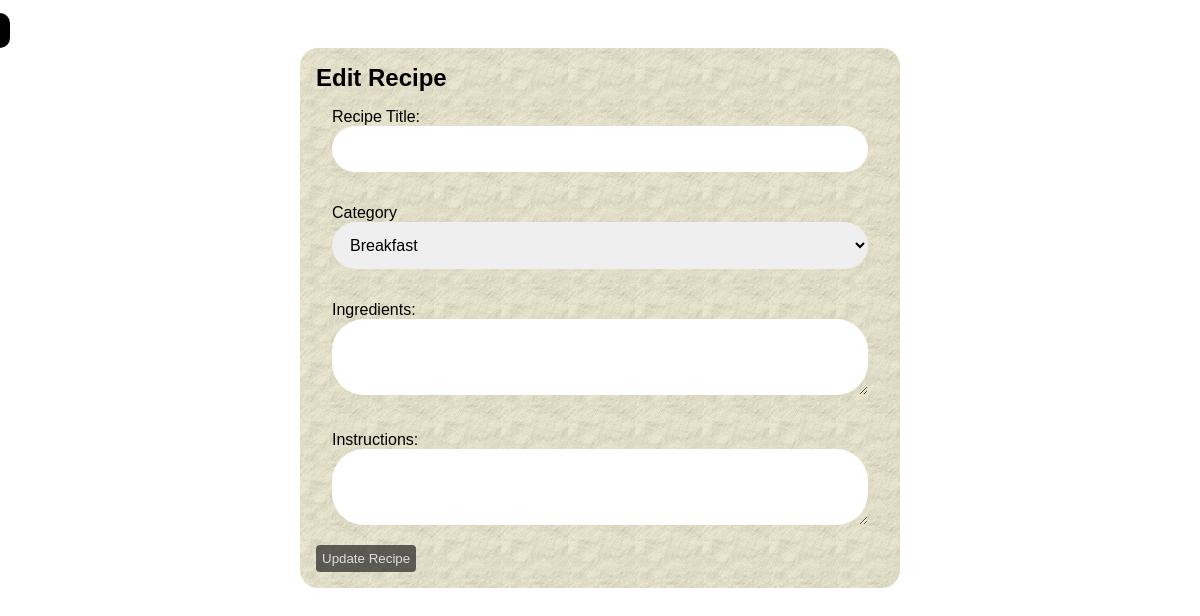
Page /recipe/edit_recipe/14 on the earlier database version.
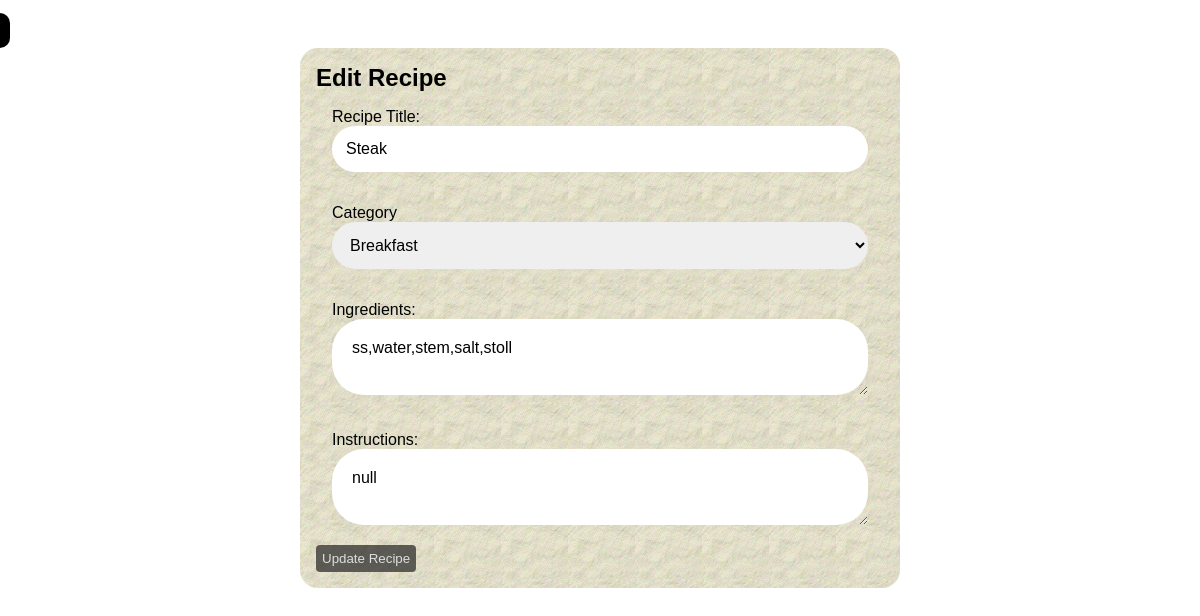
Same page on the later database version.
### tables this page shows
CREATE TABLE recipes (
    id INTEGER PRIMARY KEY AUTOINCREMENT,
    title TEXT NOT NULL,
    instructions TEXT NOT NULL,
    ingredients TEXT NOT NULL,
    image_url TEXT
, category TEXT);

### recipes/recipe.py (the view)
@recipe_bp.route('/edit_recipe/<int:id>', methods =('POST', 'GET'))
def edit_recipe(id):
    conn = get_db_connection()
    recipe = conn.execute('SELECT * FROM recipes WHERE id = ?', (id,)).fetchone()
    conn.close()
    return render_template('edit_recipe.html', recipe=recipe)

### database.py (called while the page is built)
def get_db_connection():
    conn = sqlite3.connect('recipes.db')
    conn.row_factory = sqlite3.Row
    return conn

### templates/edit_recipe.html (shortened to what this page needs)
<!DOCTYPE html>
<html lang="en">
<head>
   <link rel="stylesheet" href="{{ url_for('static', filename='css/styles.css') }}">
</head>
<body>
   <a class="backArrow" href="{{ url_for('recipe.show_recipes')}}">&#8592;</a>
   <section class="addForm">
      <h1>Edit Recipe</h1>
         <form action="{{ url_for('recipe.update_recipe') }}" method="POST">
         <div class="form-group">
         <label for="title">Recipe Title:</label>
         <input type="text" id="title" name="title" value="{{ recipe.title }}" required >
         </div>
         <div class="form-group">
         <label for="category">Category</label>
         <select name="category" id="category">
               <option value="breakfast">Breakfast</option>
         </select>
         </div>
         <div class="form-group">
         <label for="ingredients">Ingredients:</label>
         <textarea id="ingredients" name="ingredients" required>{{ recipe.ingredients }}</textarea>
         </div>
         <div class="form-group">
         <label for="instructions">Instructions:</label>
         <textarea id="instructions" name="instructions" required>{{ recipe.instructions }}</textarea>
         </div>
         <button type="submit">Update Recipe</button>
         </form>
   </section>
</body>
</html>

Differences in the rows shown:
added recipes: title "Steak", ingredients "ss,water,stem,salt,stoll", instructions "null"
